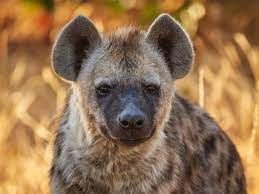
#> input picture basics/images/hyena.jpg, 259 x 194 px
$ python transformations.py
#> lines starting #> are read from the running program, lines starting #| are printed output that depends on the picture
from configparser import Interpolation
from turtle import left, right, up
import cv2
import numpy as np

img = cv2.imread('images/hyena.jpg')
#> img is the input picture: shape (194, 259, 3); mean B, G, R 81.2, 114.9, 147.7
cv2.imshow('Original Image', img)


def translate(img, x, y):
#> called with x = 50, y = -70
    transMat = np.float32([[1, 0, x], [0, 1, y]])
    print(transMat)
    dimensions = (img.shape[1], img.shape[0])
#> dimensions = (259, 194)
    return cv2.warpAffine(img, transMat, dimensions)
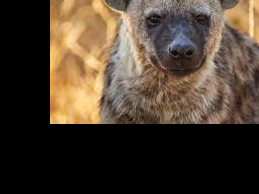
#> returned value: shape (194, 259, 3); mean of channels 0, 1, 2 48.1, 61.8, 75.6; drawn as B, G, R

# -x --> left
# -y --> up
# x --> right
# y --> Down


translated = translate(img, 50, -70)
cv2.imshow('Translated image', translated)


def rotate(img, angle, rotPoint=None):
#> called with angle = -45
    (height, width) = img.shape[:2]
#> height = 194; width = 259
    if rotPoint == None:
        rotPoint = (width//2, height//2)
#> rotPoint = (129, 97)
    rotMat = cv2.getRotationMatrix2D(rotPoint, angle, 1.0)
    dimensions = (width, height)
#> dimensions = (259, 194)
    return cv2.warpAffine(img, rotMat, dimensions)
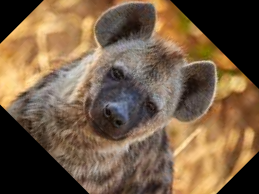
#> returned value: shape (194, 259, 3); mean of channels 0, 1, 2 69.2, 93.4, 116.9; drawn as B, G, R


rotated = rotate(img, -45)
cv2.imshow('Rotated 45', rotated)

rotated = rotate(img, -90)
#> call 2 of rotate, with angle = -90
#> in rotate (call 2), `return cv2.warpAffine(img, rotMat, dimensions)`:
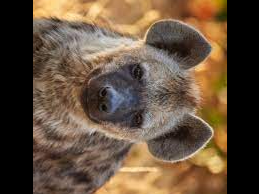
#> returned value: shape (194, 259, 3); mean of channels 0, 1, 2 61.9, 81.3, 101.6; drawn as B, G, R
cv2.imshow('Rotated 90', rotated)

# resizing
resized = cv2.resize(img, (500, 500), interpolation=cv2.INTER_LINEAR)
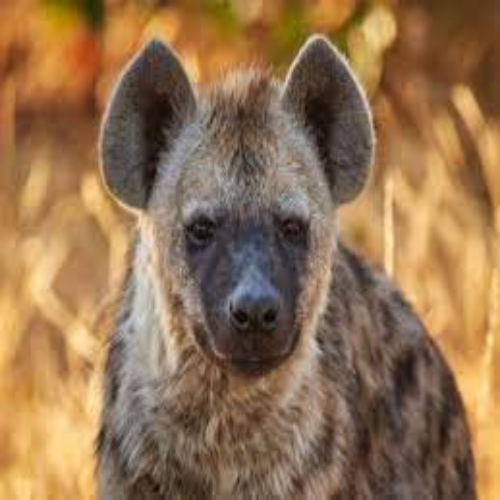
#> resized: shape (500, 500, 3); mean B, G, R 81.1, 114.8, 147.6
cv2.imshow('Resizing', resized)

# flip
# 0 flips the image vetically -> over x axis
# 1 flips the image horizontally -> over y axis
# -1 flips the image both vertically and horizontally

flip = cv2.flip(img, 0)
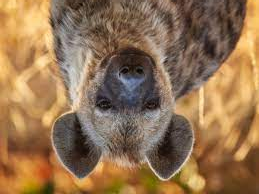
#> flip: shape (194, 259, 3); mean B, G, R 81.2, 114.9, 147.7
cv2.imshow('Flip Vertically', flip)


cv2.waitKey(0)

$ run again, with basics/images/bison.jpg copied over basics/images/hyena.jpg
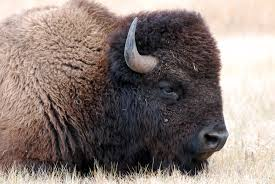
#> input picture basics/images/bison.jpg, 275 x 184 px
#> img is the input picture: shape (184, 275, 3); mean B, G, R 121.1, 126.5, 140
#> `resized = cv2.resize(img, (500, 500), interpolation=cv2.INTER_LINEAR)`:
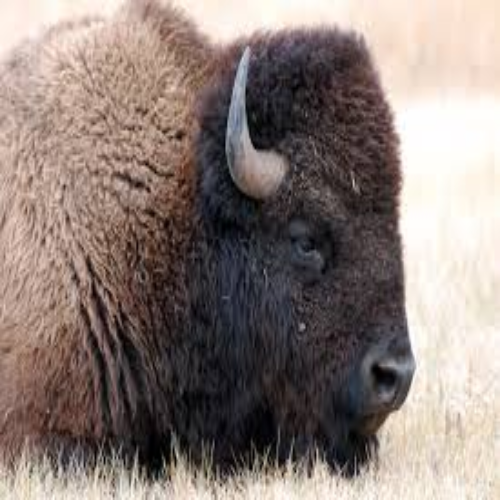
#> resized: shape (500, 500, 3); mean B, G, R 121, 126.4, 139.9
#> `flip = cv2.flip(img, 0)`:
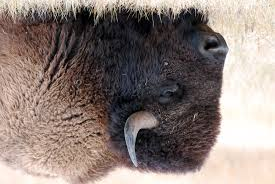
#> flip: shape (184, 275, 3); mean B, G, R 121.1, 126.5, 140

$ run again, with basics/images/lion.jpg copied over basics/images/hyena.jpg
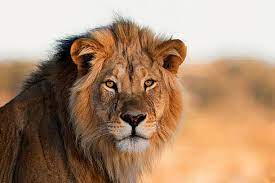
#> input picture basics/images/lion.jpg, 275 x 183 px
#> img is the input picture: shape (183, 275, 3); mean B, G, R 114.9, 141.1, 172.8
#> `resized = cv2.resize(img, (500, 500), interpolation=cv2.INTER_LINEAR)`:
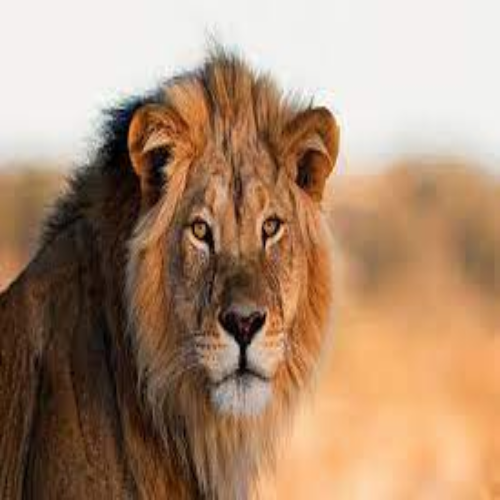
#> resized: shape (500, 500, 3); mean B, G, R 114.8, 141, 172.7
#> `flip = cv2.flip(img, 0)`:
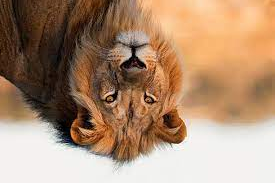
#> flip: shape (183, 275, 3); mean B, G, R 114.9, 141.1, 172.8

$ run again, with basics/images/monkey.jpg copied over basics/images/hyena.jpg
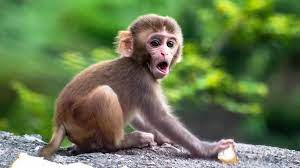
#> input picture basics/images/monkey.jpg, 300 x 168 px
#> img is the input picture: shape (168, 300, 3); mean B, G, R 79.4, 120.2, 103
#> `resized = cv2.resize(img, (500, 500), interpolation=cv2.INTER_LINEAR)`:
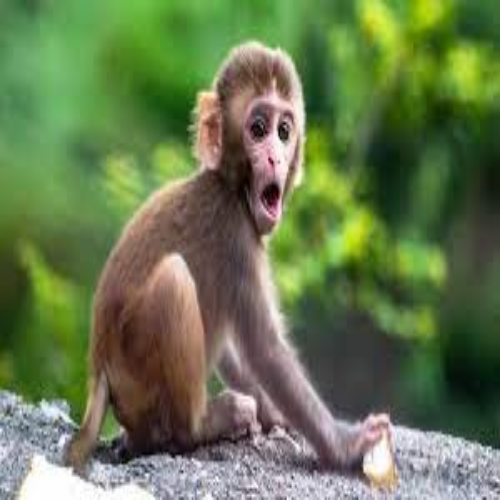
#> resized: shape (500, 500, 3); mean B, G, R 79.2, 120, 102.9
#> `flip = cv2.flip(img, 0)`:
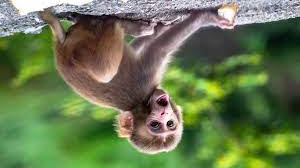
#> flip: shape (168, 300, 3); mean B, G, R 79.4, 120.2, 103
